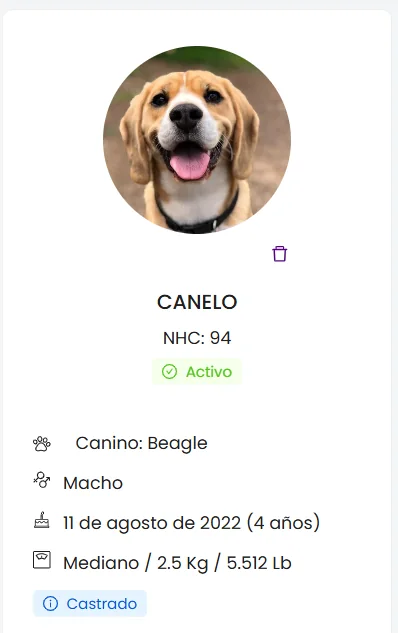
#> input picture src/assets/screens/hero/ficha.webp, 398 x 633 px, given in place of hero-compuesto.webp, which was not available
$ python hero-screens.py
#> lines starting #> are read from the running program, lines starting #| are printed output that depends on the picture
"""Prepara las capturas del hero y de los módulos: recorta, redimensiona y exporta WebP.

Uso: python scripts/hero-screens.py
Lee capturas/ (ignorada por git) y escribe src/assets/screens/hero/, src/assets/screens/modulos/ y public/og.png.
"""
from pathlib import Path

from PIL import Image

ROOT = Path(__file__).resolve().parent.parent
SRC = ROOT / "capturas"
SCREENS = ROOT / "src" / "assets" / "screens"
OUT = SCREENS / "hero"

# (archivo origen, carpeta destino, archivo destino, recorte (izq, arriba, der, abajo) o None, ancho final, calidad WebP)
JOBS = [
    # Hero: composición armada por Steve (agenda, panel, ficha, peso y archivos) con fondo transparente; se recorta al contenido.
    # Las dos versiones quedan del mismo tamaño; la de inglés es más angosta y se centra dentro del mismo ancho.
    ("hero-compuesto.webp", OUT, "hero.webp", (192, 62, 1920, 1100), 1700, 84),
    ("en/hero-compuesto.webp", OUT, "hero-en.webp", (154, 62, 1882, 1100), 1700, 84),
    # Pestaña Agenda de la sección de módulos: sin recorte, a 1440 de ancho, como consulta.webp y fiscal.webp.
    ("modulo-agenda-semana.png", SCREENS / "modulos", "agenda.webp", None, 1440, 82),
    # Inventario: Existencias del demo, sin la barra de scroll de la derecha.
    ("modulo-inventario.png", SCREENS / "modulos", "inventario.webp", (0, 0, 1558, 749), 1440, 82),
    # Tareas: el tablero del demo, sin la barra de scroll y sin el fondo vacío de las columnas.
    ("modulo-tareas.png", SCREENS / "modulos", "tareas.webp", (0, 0, 1558, 530), 1440, 82),
    # Reportes: solo el Panel de control del inicio (la portada del demo es una foto ajena).
    ("modulo-reportes.png", SCREENS / "modulos", "reportes.webp", (856, 68, 1500, 476), 1440, 82),
    # Las mismas pantallas con el portal en inglés, para la landing en inglés (fuentes en capturas/en/, con los mismos tamaños).
    ("en/modulo-agenda-semana.png", SCREENS / "modulos", "agenda-en.webp", None, 1440, 82),
    ("en/modulo-inventario.png", SCREENS / "modulos", "inventario-en.webp", (0, 0, 1558, 749), 1440, 82),
    ("en/modulo-tareas.png", SCREENS / "modulos", "tareas-en.webp", (0, 0, 1558, 530), 1440, 82),
    ("en/modulo-reportes.png", SCREENS / "modulos", "reportes-en.webp", (856, 68, 1500, 476), 1440, 82),
    ("en/consulta.png", SCREENS, "consulta-en.webp", None, 1440, 82),
    ("en/fiscal.png", SCREENS, "fiscal-en.webp", None, 1440, 82),
]


def main() -> None:
    for src, out_dir, dst, box, width, quality in JOBS:
        out_dir.mkdir(parents=True, exist_ok=True)
        img = Image.open(SRC / src)
#> img is the input picture: PIL image 398x633 RGB; mean R, G, B 239, 236.7, 234
        img = img.convert("RGBA" if img.mode == "RGBA" else "RGB")
        if box is not None:
            img = img.crop(box)
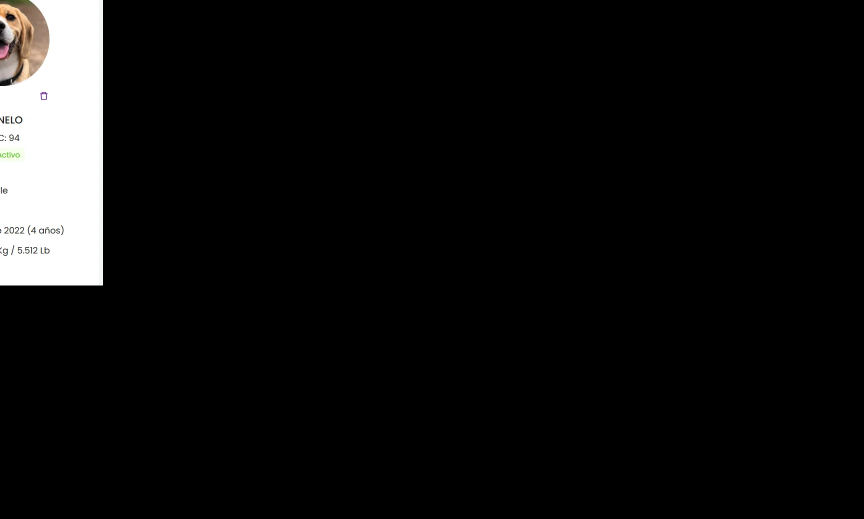
#> img: PIL image 1728x1038 RGB (shown at 1/2 size); mean R, G, B 15.7, 15.5, 15.4
        if img.width > width:
            img = img.resize((width, round(img.height * width / img.width)), Image.LANCZOS)
#> img: PIL image 1700x1021 RGB
        target = out_dir / dst
        img.save(target, "WEBP", quality=quality, method=6)
        print(f"{dst}: {img.width}x{img.height}, {target.stat().st_size // 1024} KB")
#| hero.webp: 1700x1021, 8 KB
        # Versión de 720 para el srcset de los módulos: en celular la captura se ve a ~550 px.
        if out_dir != OUT and img.width > 720:
            small = out_dir / dst.replace(".webp", "-720.webp")
            img.resize((720, round(img.height * 720 / img.width)), Image.LANCZOS).save(small, "WEBP", quality=quality, method=6)
#> pass 2 of the loop in main, `for src, out_dir, dst, box, width, quality in JOBS:`:
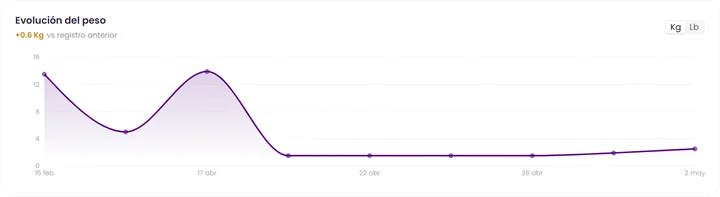
#> input picture src/assets/screens/hero/peso.webp, 720 x 197 px, given in place of hero-compuesto.webp, which was not available
#> in main, img is the input picture: PIL image 720x197 RGB; mean R, G, B 251.3, 250.2, 251.9
#> in main, `img = img.crop(box)`:
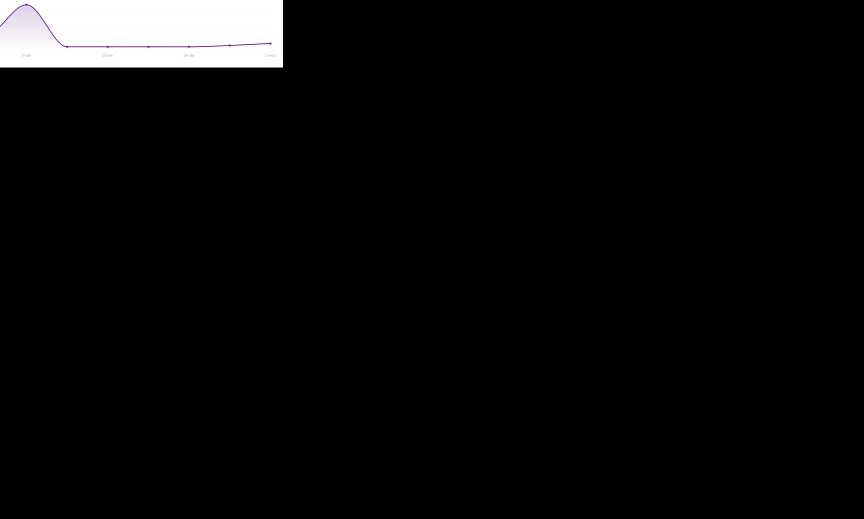
#> img: PIL image 1728x1038 RGB (shown at 1/2 size); mean R, G, B 10.7, 10.6, 10.7
#| hero-en.webp: 1700x1021, 5 KB

    # Versiones más angostas del hero para el srcset: los celulares no bajan la de 1700.
    for name in ("hero", "hero-en"):
        hero = Image.open(OUT / f"{name}.webp")
        for width in (800, 1200):
            target = OUT / f"{name}-{width}.webp"
            hero.resize((width, round(hero.height * width / hero.width)), Image.LANCZOS).save(target, "WEBP", quality=84, method=6)
            print(f"{target.name}: {target.stat().st_size // 1024} KB")

    og = Image.new("RGB", (1200, 630), "white")
    mark = Image.open(ROOT / "src" / "assets" / "brand" / "wordmark.png").convert("RGBA")
    mark = mark.resize((round(mark.width * 44 / mark.height), 44), Image.LANCZOS)
    og.paste(mark, (64, 52), mark)
    shot = Image.open(OUT / "hero.webp").convert("RGBA")
    shot.thumbnail((1072, 470), Image.LANCZOS)
    og.paste(shot, ((1200 - shot.width) // 2, 140), shot)
    og.save(ROOT / "public" / "og.png", optimize=True)
    print(f"og.png: {(ROOT / 'public' / 'og.png').stat().st_size // 1024} KB")


if __name__ == "__main__":
#> (the run stopped early here; a loop or call above may not have finished)
